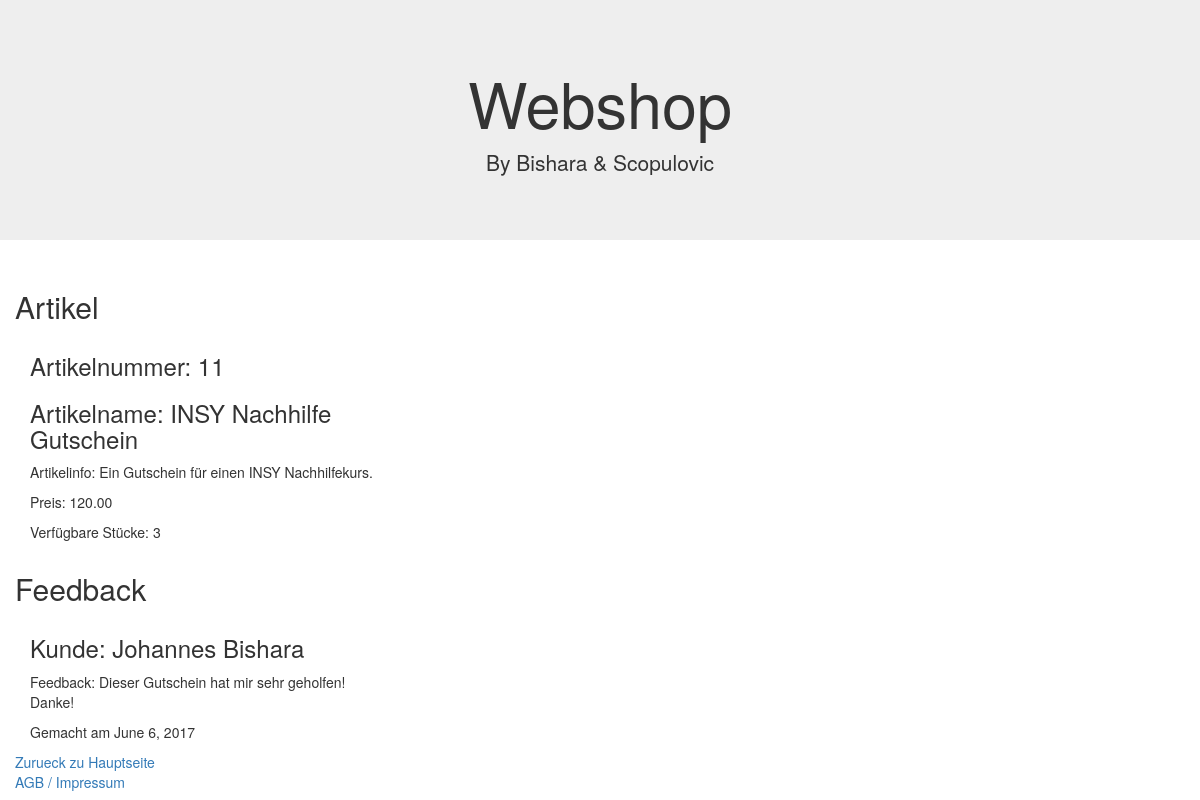
/shop/11/, run on the app's committed database.
### shop/models.py (models this page shows, shortened)
class Artikel(models.Model):
    artikelnummer = models.IntegerField(primary_key=True)
    artikelbez = models.CharField(max_length=255)
    npreis = models.DecimalField(max_digits=7, decimal_places=2)
    verfuegbareStucke = models.SmallIntegerField()
    feedbackartikel = models.ManyToManyField(Kunde, through="Feedback")
    artikelinfo = models.CharField(max_length=255)
    class Meta:
        verbose_name_plural = "Artikel"

class Feedback(models.Model):
    artikel = models.ForeignKey(Artikel, on_delete=models.CASCADE)
    kunde = models.ForeignKey(Kunde, on_delete=models.CASCADE)
    feedbackbewertung = models.CharField(max_length=255)
    feedbackdatum = models.DateField()
    class Meta:
        verbose_name_plural = "Feedbacks"

class Kunde(models.Model):
    name = models.CharField(max_length=255)
    knr = models.IntegerField(primary_key=True)
    email = models.CharField(max_length=255)
    adresse = models.OneToOneField(Adresse, on_delete=models.CASCADE)
    zuletzt_online = models.DateField(null=True)
    class Meta:
        verbose_name_plural = "Kunden"

### shop/views.py (the view)
# urls.py: url(r'(?P<artikel_id>[0-9]+)/$', views.view_artikel, name="view_artikel"),
def view_artikel(request, artikel_id):
    a = get_object_or_404(Artikel, pk=artikel_id)
    f = Feedback.objects.filter(artikel=a)
    return render(request, 'view_artikel.html', {'artikel': a, 'feedback': f})

### shop/templates/view_artikel.html (shortened to what this page needs)
<!DOCTYPE html>
<html lang="en">
<head>
    <link rel="stylesheet" href="https://maxcdn.bootstrapcdn.com/bootstrap/3.3.7/css/bootstrap.min.css">
</head>
<body>
    <div class="jumbotron text-center">
        <h1>Webshop</h1>
        <p>By Bishara & Scopulovic</p>
    </div>
    <div class="container">
        <div class="row">
            <h2>
                Artikel
            </h2>
            <div class="col-sm-4">
                <h3>
                    Artikelnummer: {{ artikel.artikelnummer }}
                </h3>
                <h3>
                    Artikelname: {{ artikel.artikelbez }}
                </h3>
                <p>
                    Artikelinfo: {{ artikel.artikelinfo }}
                </p>
                <p>
                    Preis: {{ artikel.npreis }}
                </p>
                <p>
                    Verfügbare Stücke: {{ artikel.verfuegbareStucke }}
                </p>
            </div>
        </div>
        <div class="row">
            <h2>
                Feedback
            </h2>
            {% for f in feedback %}
                <div class="col-sm-4">
                    <h3>
                        Kunde: {{ f.kunde.name }}
                    </h3>
                    <p>
                        Feedback: {{ f.feedbackbewertung }}
                    </p>
                    <p>
                        Gemacht am {{ f.feedbackdatum }}
                    </p>
                </div>
            {% endfor %}
        </div>
        <div class="row">
            <a href="{% url 'index' %}">Zurueck zu Hauptseite</a>
        </div>
    </div>
    <div class="col-sm-4">
        <a href="{% url 'impressum'%}">AGB / Impressum</a>
    </div>
</body>
</html>

### data on the page
Artikel: artikelnummer "11", artikelbez "INSY Nachhilfe Gutschein", artikelinfo "Ein Gutschein für einen INSY Nachhilfekurs.", npreis "120.00", verfuegbareStucke "3"
Feedback: kunde.name "Johannes Bishara", feedbackbewertung "Dieser Gutschein hat mir sehr geholfen! Danke!", feedbackdatum "June 6, 2017"
